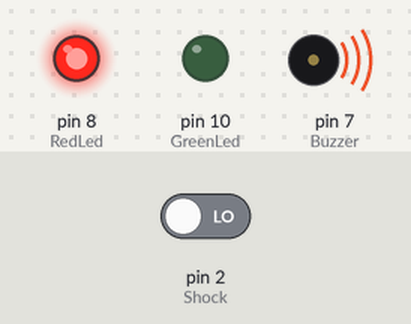
Simulated run of this sketch. Board: Arduino Uno, built with avr-gcc and run on an emulated ATmega328P. Parts: output pins drawn as LEDs (lit = HIGH), buzzer (waves = sounding). Inputs (shaded band) come from the test bench; at power-on: pin 2 (Shock) LOW. Pins used as bus, display or sensor lines are not drawn.

Above: at 7.8 s.
7.9 s: pin 2 (Shock) driven HIGH
At 9.9 s:
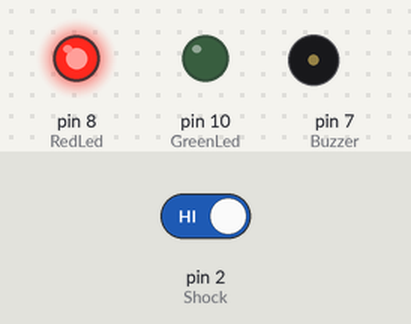
At 11.4 s:
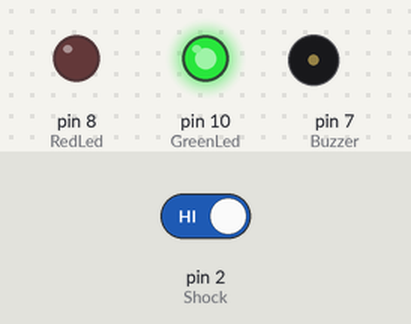
12.4 s: pin 2 (Shock) driven LOW
At 13.7 s:
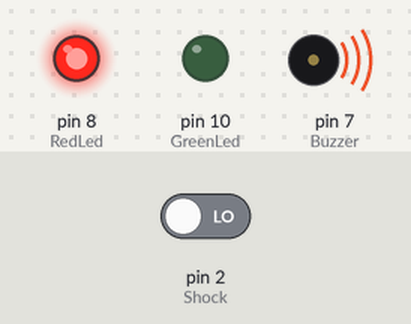
Timing chart, 0 to 22.4 s (numbered marks = the images above; inputs shaded):
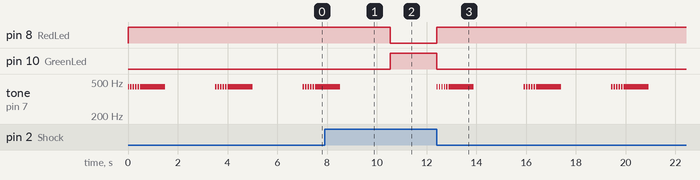

Measured:
- after the input at 7.9 s, pin 8 (RedLed): HIGH → LOW after 2.6 s; pin 10 (GreenLed): LOW → HIGH after 2.6 s; tone on pin 7 (Buzzer): goes on until 8.5 s, then stays silent
- after the input at 12.4 s, pin 8 (RedLed): LOW → HIGH at once; pin 10 (GreenLed): HIGH → LOW at once; tone on pin 7 (Buzzer): silent → 440 Hz at once, then repeats every 3.5 s: 4 × (silent 0.05 s, 440 Hz 0.05 s), silent 0.05 s, 440 Hz 1.0 s, silent 2.0 s, 440 Hz 0.05 s
- by itself, tone on pin 7 (Buzzer): repeats every 3.5 s: 4 × (silent 0.05 s, 440 Hz 0.05 s), silent 0.05 s, 440 Hz 1.0 s, silent 2.0 s, 440 Hz 0.05 s

The sketch:

Accident_Detector_and_alarm.ino
```cpp
int GreenLed =10;
int RedLed = 8;
int Shock = 2;
int Buzzer = 7;
int val;
int flag=0;

int tones[] = {261, 277, 293, 311, 329, 349, 369, 392, 415, 440, 466, 493, 523 ,554};

#include <SoftwareSerial.h>
SoftwareSerial BTserial(1, 0);


void setup ()
{
  BTserial.begin(9600);
  pinMode (GreenLed, OUTPUT) ;
  pinMode (RedLed, OUTPUT) ;
  pinMode (Shock, INPUT) ; //vibration sensor
  pinMode (Buzzer, OUTPUT) ;
}
void loop ()
{
  val = digitalRead (Shock) ; // Reads Digital Pin of sensor.
  if (val == HIGH) // When the shock sensor detects a signal, LED flashes
  {
    digitalWrite (RedLed, LOW);
    digitalWrite (GreenLed, HIGH);
    digitalWrite (Buzzer, LOW);
  }
  else
  {
    flag=1;
    digitalWrite (RedLed, HIGH);
    digitalWrite (GreenLed, LOW);
    digitalWrite(Buzzer, HIGH); // here the Buzzer is set high in order to make a sound.
    tone(Buzzer, tones[9]);
    delay (50);
    digitalWrite(Buzzer, LOW);
    noTone(Buzzer);
    delay (50);
    digitalWrite(Buzzer, HIGH);

    tone(Buzzer, tones[9]);
    tone(Buzzer, tones[9]);
    delay (50);
    digitalWrite(Buzzer, LOW);
    noTone(Buzzer);
    delay (50);
    digitalWrite(Buzzer, HIGH);
    tone(Buzzer, tones[9]);
    tone(Buzzer, tones[9]);
    delay (50);
    digitalWrite(Buzzer, LOW);
    noTone(Buzzer);
    delay (50);
    digitalWrite(Buzzer, HIGH);
    tone(Buzzer, tones[9]);
    tone(Buzzer, tones[9]);
    delay (50);
    digitalWrite(Buzzer, LOW);
    noTone(Buzzer);
    delay (50);
    digitalWrite(Buzzer, HIGH);
    tone(Buzzer, tones[9]);
    tone(Buzzer, tones[9]);
    delay (50);
    digitalWrite(Buzzer, LOW);
    noTone(Buzzer);
    delay (50);
    digitalWrite(Buzzer, HIGH);
    tone(Buzzer, tones[9]);


    delay (1000);
    digitalWrite(Buzzer, LOW);
    noTone(Buzzer);
  }

  if(flag==1){
    BTserial.print("ACCIDENT !!!");
    delay(2000);
    flag = 0;

  }
}
```
